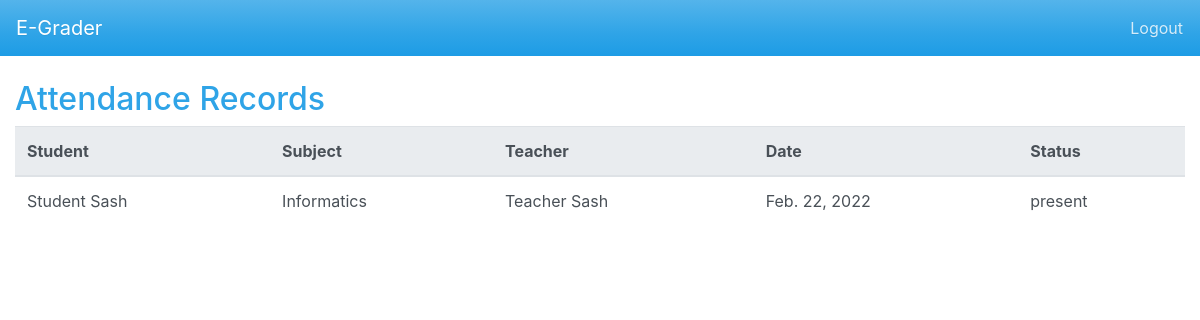
The page /attendance/ (signed in) on the database its author committed.
### core/models.py (models this page shows, shortened)
class Attendance(models.Model):
    student = models.ForeignKey(Student, on_delete=models.CASCADE)
    subject = models.ForeignKey(Subject, on_delete=models.CASCADE)
    teacher = models.ForeignKey(Teacher, on_delete=models.CASCADE)
    date = models.DateField()
    status = models.CharField(max_length=10, choices=ATTENDANCE_STATUS)

class Student(models.Model):
    user = models.OneToOneField(User, on_delete=models.CASCADE)
    school = models.ForeignKey(School, on_delete=models.CASCADE)
    class_year = models.ForeignKey(ClassYear, on_delete=models.SET_NULL, null=True, blank=True)

class User(AbstractUser):
    role = models.CharField(max_length=20, choices=ROLE_CHOICES)

class Subject(models.Model):
    name = models.CharField(max_length=100)

class Teacher(models.Model):
    user = models.OneToOneField(User, on_delete=models.CASCADE)
    school = models.ForeignKey(School, on_delete=models.CASCADE)
    subjects = models.ManyToManyField(Subject, related_name='teachers')

### core/views.py (the view)
# urls.py: path('attendance/', AttendanceListView.as_view(), name='attendance_list'),
@method_decorator(login_required, name='dispatch')
class AttendanceListView(ListView):
    model = Attendance
    template_name = 'attendance/attendance_list.html'
    context_object_name = 'attendance'
    def get_queryset(self):
        qs = super().get_queryset()
        if self.request.user.role == 'teacher':
            return qs.filter(teacher__user=self.request.user)
        if self.request.user.role == 'parent':
            return qs.filter(student__parents__user=self.request.user)
        if self.request.user.role == 'student':
            return qs.filter(student__user=self.request.user)
        return qs

### templates/attendance/attendance_list.html (shortened to what this page needs)
{% extends 'base.html' %}
{% block content %}
<h2>Attendance Records</h2>
<div class="table-responsive">
  <table class="table table-hover">
    <thead class="thead-light">
      <tr>
        <th>Student</th>
        <th>Subject</th>
        <th>Teacher</th>
        <th>Date</th>
        <th>Status</th>
      </tr>
    </thead>
    <tbody>
      {% for record in attendance %}
      <tr>
        <td>{{ record.student.user.get_full_name }}</td>
        <td>{{ record.subject.name }}</td>
        <td>{{ record.teacher.user.get_full_name }}</td>
        <td>{{ record.date }}</td>
        <td>{{ record.status }}</td>
      </tr>
      {% endfor %}
    </tbody>
  </table>
</div>
{% endblock %}

### rows shown on the page
Attendance: student.user.get_full_name "Student Sash", subject.name "Informatics", teacher.user.get_full_name "Teacher Sash", date "Feb. 22, 2022", status "present"
